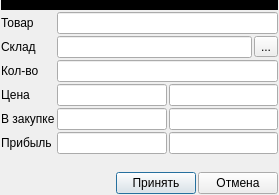
<?xml version="1.0" encoding="UTF-8"?>
<ui version="4.0">
 <class>Dialog</class>
 <widget class="QDialog" name="Dialog">
  <property name="geometry">
   <rect>
    <x>0</x>
    <y>0</y>
    <width>279</width>
    <height>195</height>
   </rect>
  </property>
  <property name="windowTitle">
   <string>Позиция</string>
  </property>
  <layout class="QGridLayout" name="gridLayout_2">
   <property name="leftMargin">
    <number>1</number>
   </property>
   <property name="topMargin">
    <number>0</number>
   </property>
   <property name="rightMargin">
    <number>1</number>
   </property>
   <property name="bottomMargin">
    <number>1</number>
   </property>
   <property name="spacing">
    <number>2</number>
   </property>
   <item row="0" column="0">
    <widget class="QWidget" name="widget" native="true">
     <property name="minimumSize">
      <size>
       <width>0</width>
       <height>10</height>
      </size>
     </property>
     <property name="styleSheet">
      <string notr="true">background-color: rgb(0, 0, 0);</string>
     </property>
    </widget>
   </item>
   <item row="1" column="0">
    <layout class="QGridLayout" name="gridLayout">
     <property name="spacing">
      <number>2</number>
     </property>
     <item row="1" column="1" colspan="2">
      <layout class="QHBoxLayout" name="horizontalLayout">
       <item>
        <widget class="QLineEdit" name="lineEdit_2"/>
       </item>
       <item>
        <widget class="QToolButton" name="toolButton">
         <property name="text">
          <string>...</string>
         </property>
        </widget>
       </item>
      </layout>
     </item>
     <item row="2" column="1" colspan="2">
      <widget class="QLineEdit" name="lineEdit_3"/>
     </item>
     <item row="5" column="2">
      <widget class="QLineEdit" name="lineEdit_9"/>
     </item>
     <item row="3" column="0">
      <widget class="QLabel" name="label_4">
       <property name="text">
        <string>Цена</string>
       </property>
      </widget>
     </item>
     <item row="4" column="2">
      <widget class="QLineEdit" name="lineEdit_8"/>
     </item>
     <item row="0" column="1" colspan="2">
      <widget class="QLineEdit" name="lineEdit"/>
     </item>
     <item row="1" column="0">
      <widget class="QLabel" name="label_2">
       <property name="text">
        <string>Склад</string>
       </property>
      </widget>
     </item>
     <item row="2" column="0">
      <widget class="QLabel" name="label_3">
       <property name="text">
        <string>Кол-во</string>
       </property>
      </widget>
     </item>
     <item row="3" column="2">
      <widget class="QLineEdit" name="lineEdit_7"/>
     </item>
     <item row="0" column="0">
      <widget class="QLabel" name="label">
       <property name="text">
        <string>Товар</string>
       </property>
      </widget>
     </item>
     <item row="5" column="1">
      <widget class="QLineEdit" name="lineEdit_6"/>
     </item>
     <item row="4" column="1">
      <widget class="QLineEdit" name="lineEdit_5"/>
     </item>
     <item row="5" column="0">
      <widget class="QLabel" name="label_6">
       <property name="text">
        <string>Прибыль</string>
       </property>
      </widget>
     </item>
     <item row="4" column="0">
      <widget class="QLabel" name="label_5">
       <property name="text">
        <string>В закупке</string>
       </property>
      </widget>
     </item>
     <item row="3" column="1">
      <widget class="QLineEdit" name="lineEdit_4"/>
     </item>
     <item row="6" column="1">
      <spacer name="verticalSpacer">
       <property name="orientation">
        <enum>Qt::Vertical</enum>
       </property>
       <property name="sizeHint" stdset="0">
        <size>
         <width>20</width>
         <height>40</height>
        </size>
       </property>
      </spacer>
     </item>
    </layout>
   </item>
   <item row="2" column="0">
    <layout class="QHBoxLayout" name="horizontalLayout_5">
     <item>
      <spacer name="horizontalSpacer_5">
       <property name="orientation">
        <enum>Qt::Horizontal</enum>
       </property>
       <property name="sizeHint" stdset="0">
        <size>
         <width>40</width>
         <height>20</height>
        </size>
       </property>
      </spacer>
     </item>
     <item>
      <widget class="QPushButton" name="pb_acc_2">
       <property name="text">
        <string>Принять</string>
       </property>
      </widget>
     </item>
     <item>
      <widget class="QPushButton" name="pb_can_2">
       <property name="text">
        <string>Отмена</string>
       </property>
      </widget>
     </item>
    </layout>
   </item>
  </layout>
 </widget>
 <resources/>
 <connections/>
</ui>
